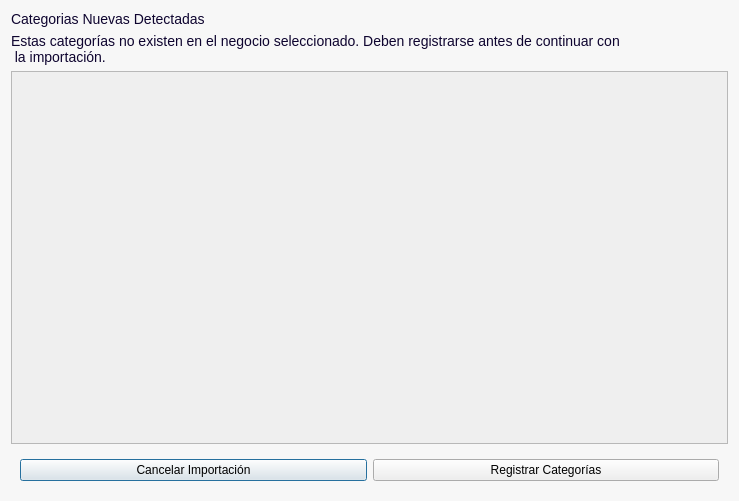
<?xml version="1.0" encoding="UTF-8"?>
<ui version="4.0">
 <class>Dialog</class>
 <widget class="QDialog" name="Dialog">
  <property name="geometry">
   <rect>
    <x>0</x>
    <y>0</y>
    <width>739</width>
    <height>501</height>
   </rect>
  </property>
  <property name="windowTitle">
   <string>Dialog</string>
  </property>
  <property name="styleSheet">
   <string notr="true">QDialog{
background-color:#f7f7f7;
}
QLabel{
background-color: transparent;
font-size: 14px;
color: #0E042F;
}
QLabel[texto=&quot;InputTexto&quot;]{
font-size: 16px;
font-weight: bold;
}
QLabel[texto=&quot;TituloPrincipal&quot;]{
font-size:18px;
font-weight:bold;
}
QLabel[texto=&quot;Valor&quot;]{
font-size:20px;
}
QLabel[texto=&quot;TituloSecundario&quot;]{
font-size:16px;
font-weight:bold;
}
QLabel[texto=&quot;Descripcion&quot;]{
font-size:16px;
color: #46315c;
}
QLabel[texto=&quot;Destacado&quot;]{
font-size:14px;
color: #0E042F;
font-weight: bold;
}
QPushButton[boton=&quot;Primario&quot;] {
    border-radius: 10px;
    background-color: #5D38BB;
    font-weight: bold;
    color: #F7F7F7;
    font-size: 12pt;
    min-height: 40px;
    padding-left: 20px;
    padding-right: 20px;
	width: 200px;
}

QPushButton[boton=&quot;Primario&quot;]:hover {
    background-color: #744BCC;
}

QPushButton[boton=&quot;Primario&quot;]:pressed {
    background-color: #472A8F;
}

/* --- BOTÓN SECUNDARIO --- */

QPushButton[boton=&quot;Secundario&quot;] {
    border-radius: 10px;
    background-color: rgba(161, 147, 204, 0.7);
    font-weight: bold;
    color: #5D38BB;
    font-size: 18px;
    min-height: 40px;
	width: 250px;
}

QPushButton[boton=&quot;Secundario&quot;]:hover {
    background-color: rgba(161, 147, 204, 0.9);
}

QPushButton[boton=&quot;Secundario&quot;]:pressed {
    background-color: rgba(131, 117, 174, 0.9);
}</string>
  </property>
  <layout class="QVBoxLayout" name="verticalLayout">
   <item>
    <widget class="QLabel" name="label">
     <property name="maximumSize">
      <size>
       <width>16777215</width>
       <height>40</height>
      </size>
     </property>
     <property name="styleSheet">
      <string notr="true">qproperty-alignment: 'AlignCenter';</string>
     </property>
     <property name="text">
      <string>Categorias Nuevas Detectadas</string>
     </property>
     <property name="texto" stdset="0">
      <string>TituloPrincipal</string>
     </property>
    </widget>
   </item>
   <item>
    <widget class="QLabel" name="label_2">
     <property name="text">
      <string>Estas categorías no existen en el negocio seleccionado. Deben registrarse antes de continuar con
 la importación.</string>
     </property>
     <property name="texto" stdset="0">
      <string>Descripcion</string>
     </property>
    </widget>
   </item>
   <item>
    <widget class="QWidget" name="widget" native="true">
     <layout class="QHBoxLayout" name="horizontalLayout" stretch="1">
      <property name="spacing">
       <number>30</number>
      </property>
      <property name="leftMargin">
       <number>0</number>
      </property>
      <property name="topMargin">
       <number>0</number>
      </property>
      <property name="rightMargin">
       <number>0</number>
      </property>
      <property name="bottomMargin">
       <number>0</number>
      </property>
      <item>
       <widget class="QScrollArea" name="scrollArea">
        <property name="styleSheet">
         <string notr="true">/*
-----------------------------------------------------------------------------------------------------
ScrollArea
-----------------------------------------------------------------------------------------------------
*/
#scrollAreaWidgetContents {
    background-color: transparent;
}
QScrollArea {
    background-color: transparent;
    border: none;
	border-radius:0px;
}


QScrollArea &gt; QWidget &gt; QWidget {
    background-color: #F7f7f7;
}

/* Scrollbar vertical */
QScrollBar:vertical {
    background-color: transparent;
    width: 8px;
    margin: 4px 2px 4px 0px;
}

/* Parte que se puede arrastrar */
QScrollBar::handle:vertical {
    background-color: #C9C1D5;
    border-radius: 4px;
    min-height: 40px;
}

/* Al pasar el mouse */
QScrollBar::handle:vertical:hover {
    background-color: #A99DB8;
}

/* Ocultar botones de arriba y abajo */
QScrollBar::add-line:vertical,
QScrollBar::sub-line:vertical {
    height: 0px;
}

/* Espacio antes/después del handle */
QScrollBar::add-page:vertical,
QScrollBar::sub-page:vertical {
    background: transparent;
}</string>
        </property>
        <property name="widgetResizable">
         <bool>true</bool>
        </property>
        <widget class="QWidget" name="scrollAreaWidgetContents">
         <property name="geometry">
          <rect>
           <x>0</x>
           <y>0</y>
           <width>721</width>
           <height>347</height>
          </rect>
         </property>
         <layout class="QVBoxLayout" name="verticalLayout_2"/>
        </widget>
       </widget>
      </item>
     </layout>
    </widget>
   </item>
   <item>
    <widget class="QWidget" name="widget_2" native="true">
     <layout class="QHBoxLayout" name="horizontalLayout_2">
      <item>
       <widget class="QPushButton" name="cancelar">
        <property name="text">
         <string>Cancelar Importación</string>
        </property>
        <property name="boton" stdset="0">
         <string>Secundario</string>
        </property>
       </widget>
      </item>
      <item>
       <widget class="QPushButton" name="crearCategorias">
        <property name="text">
         <string>Registrar Categorías</string>
        </property>
        <property name="boton" stdset="0">
         <string>Primario</string>
        </property>
       </widget>
      </item>
     </layout>
    </widget>
   </item>
  </layout>
 </widget>
 <resources/>
 <connections/>
</ui>
